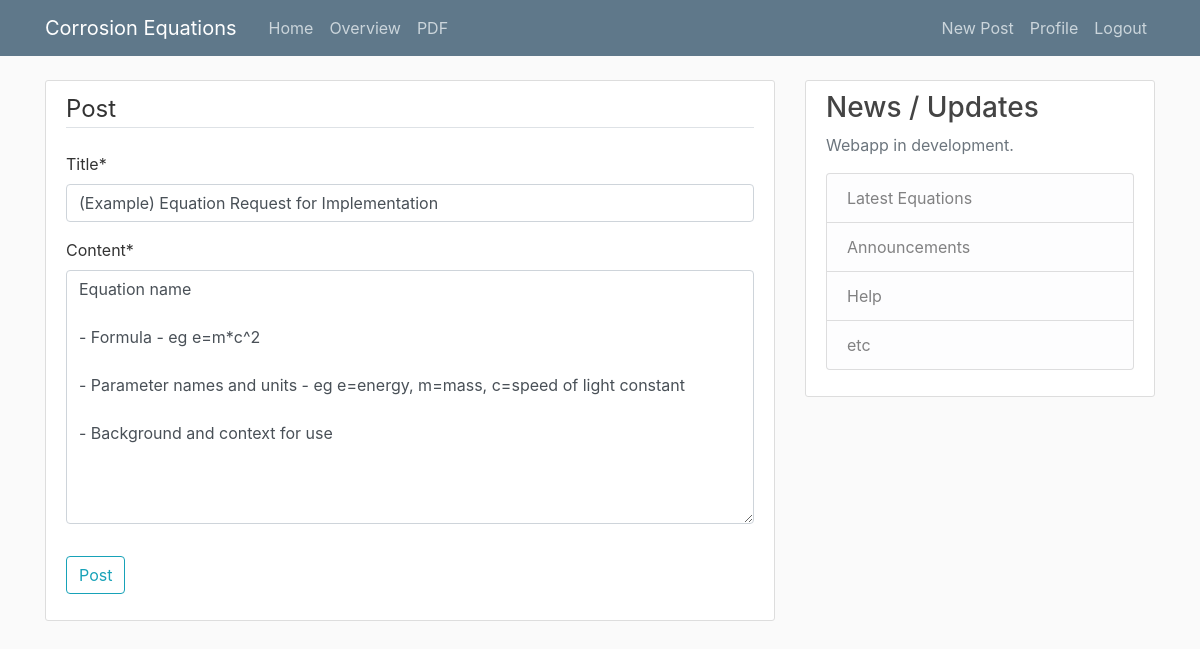
The app's page /post/33/update/ (signed in) with its own data.
### blog/models.py (models this page shows, shortened)
class Post(models.Model):
    title = models.CharField(max_length=100)
    content = models.TextField()
    date_posted = models.DateTimeField(default=timezone.now)
    author = models.ForeignKey(User, on_delete=models.CASCADE)

### blog/views.py (the view, shortened to what this page needs)
# urls.py: path('post/<int:pk>/update/', PostUpdateView.as_view(), name='post-update'),
class PostUpdateView(LoginRequiredMixin, UserPassesTestMixin, UpdateView):
    model = Post
    fields = ['title', 'content']
    def test_func(self):
        post = self.get_object()
        if self.request.user == post.author:
            return True
        return False

### blog/templates/blog/post_form.html (shortened to what this page needs)
{% extends "blog/base.html" %}
{% load crispy_forms_tags %}
{% block content %}
    <div class="content-section">
        <form method="POST">
            <fieldset class="form-group">
                <legend class="border-bottom mb-4">Post</legend>
                {{ form|crispy }}
            </fieldset>
            <div class="form-group">
                <button class="btn btn-outline-info" type="submit">Post</button>
            </div>
        </form>
    </div>
{% endblock content %}

### blog/static/blog/main.css (style rules this page uses)
body { background: #fafafa; color: #333333; margin-top: 5rem; }
.content-section { background: #ffffff; padding: 10px 20px; border: 1px solid #dddddd; border-radius: 3px; margin-bottom: 20px; }

### records on screen
Post: title "(Example) Equation Request for Implementation", content "Equation name - Formula - eg e=m*c^2 - Parameter names and units - eg e=energy, m=mass, c=speed of light constant - Background and context for use"
